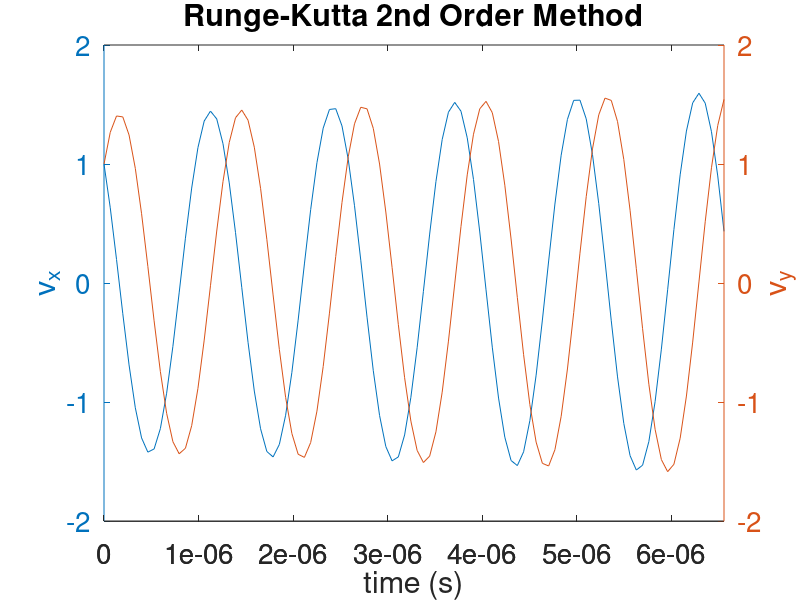
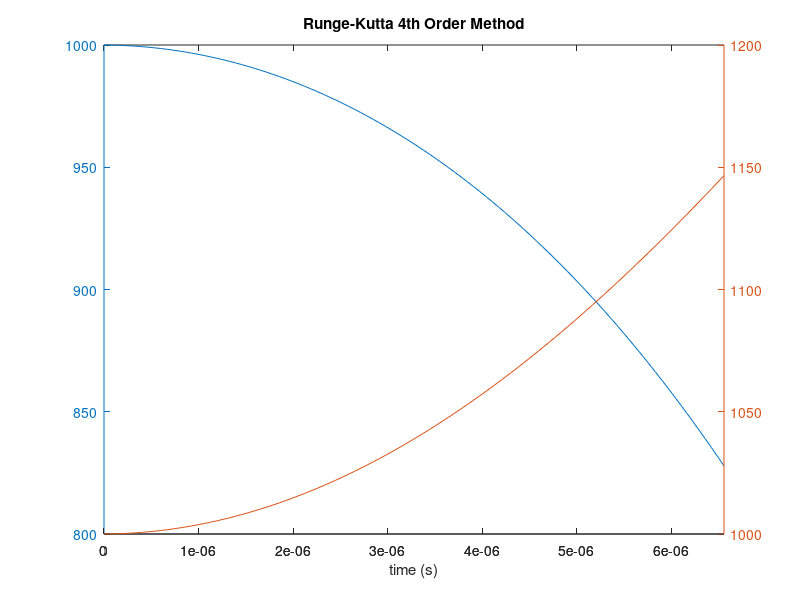
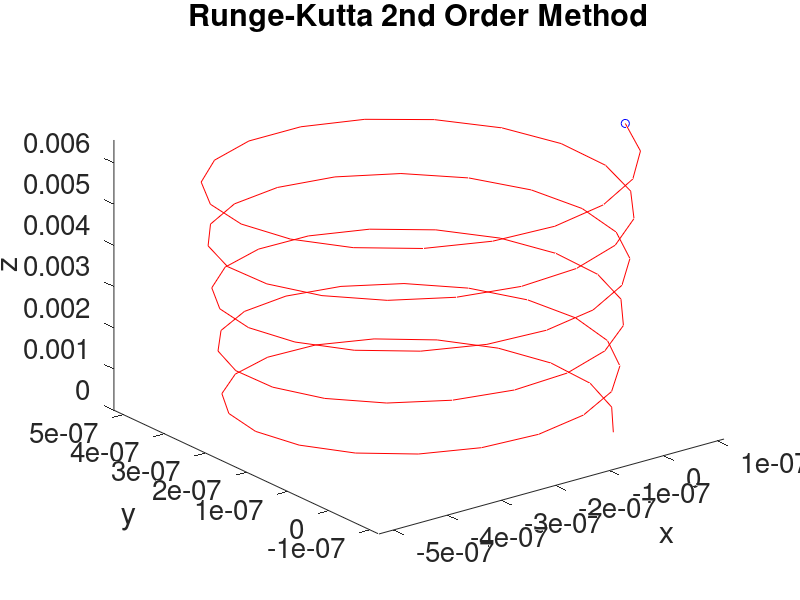
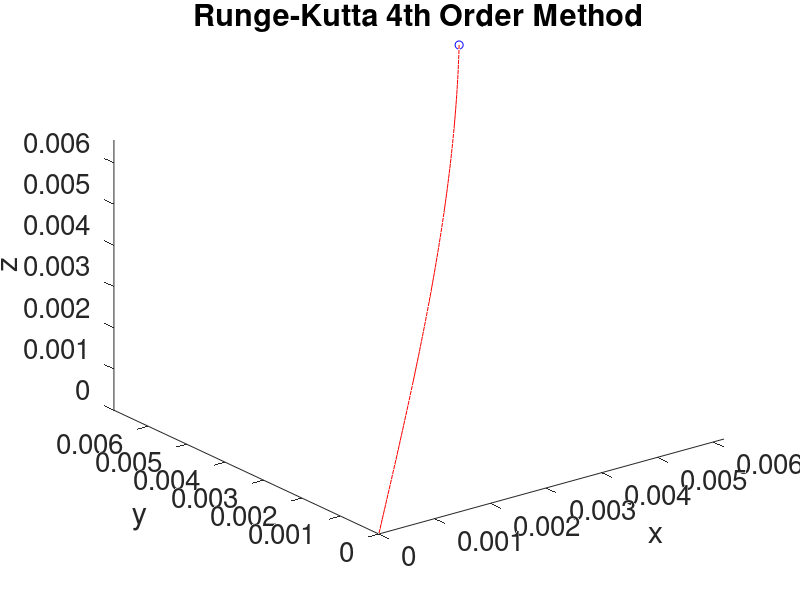

The MATLAB source for these figures, in order:
%% RK2 and RK4 systems of equations, oscillating charge example
% charged particle moving in the x-y direction in a magnetic field which
% has only a z-component...
%
% m dv/dt = q v x B 
% (ma = F)
%
% v = (vx,vy); B=(0,0,B);
%
% Resulting in the following system of equations:
%    m dvx/dt = q vy B
%    m dvy/dt = -q vx B

q=-1.6e-19;
m=1.67e-31;
B=5e-6;
omega=q*B/m;    %frequency of oscillation (can be shown via solution by hand gives a SHO)
tmin=0;
tmax=5*2*pi/abs(omega);    % follow particle for one oscillation periods
t=linspace(tmin,tmax,100);
dt=t(2)-t(1);
lt=numel(t);

% RK2 Method
vx=zeros(1,lt);
vy=zeros(1,lt);
vx(1)=1;     % vx initial conditions
vy(1)=1;     % vy initial conditions
% Loop for applying RK2 to a system of two equations
for n=2:lt
    %step x and y components together, this is the half update
    vxhalf=vx(n-1)+dt/2*(omega*vy(n-1));
    vyhalf=vy(n-1)-dt/2*(omega*vx(n-1));
    
    %now the full update
    vx(n)=vx(n-1)+dt*(omega*vyhalf);
    vy(n)=vy(n-1)-dt*(omega*vxhalf);    
end %for

%RK4 method
vx4=zeros(1,lt);
vy4=zeros(1,lt);
vx4(1)=1e3;     % vx initial conditions
vy4(1)=1e3;     % vy initial conditions
ynew=zeros(1,lt);
% Loop for applying RK4 to a system of two equations
for l=2:lt
    ynew(l) = ynew(l-1)+(dt*vy4(l-1));
    B2 = B*(1.5*(ynew(l)));
    omega2 = q*B2/m;
    
    k1x=dt*(omega2*vy4(l-1));    %k1 for the x differential equation
    k1y=-dt*(omega2*vx4(l-1));    %k1 for the y differential equation
    
    k2x=dt*omega2*(vy4(l-1)+k1y/2);
    k2y=-dt*omega2*(vx4(l-1)+k1x/2);
    
    k3x=dt*omega2*(vy4(l-1)+k2y/2);
    k3y=-dt*omega2*(vx4(l-1)+k2x/2); 
    
    k4x=dt*omega2*(vy4(l-1)+k3y);
    k4y=-dt*omega2*(vx4(l-1)+k3x); 
    
    vx4(l)=vx4(l-1)+1/6*(k1x+2*k2x+2*k3x+k4x);
    vy4(l)=vy4(l-1)+1/6*(k1y+2*k2y+2*k3y+k4y);
  
end %for

%RK2 Integrate velocity to get position as a fn. of time, this assumes that the
%particle is initially at x,y = (0,0)
x=cumtrapz(t,vx);    %Matlab built-in for accumulating an integral value
y=cumtrapz(t,vy);
vz=1e3;
z=vz*t;

%RK4 integrate velocity to get position as a fn. of time, this assumes that the
%particle is initially at x,y = (0,0)
x4=cumtrapz(t,vx4);
y4=cumtrapz(t,vy4);
vz4=1e3;
z4=vz4*t;

% Plot velocity solutions for both RK2 and RK4
figure(1);
ax=plotyy(t,vx,t,vy);
set(ax(1),'FontSize',20);
set(ax(2),'FontSize',20);
xlabel('time (s)');
ylabel(ax(1),'v_x');
ylabel(ax(2),'v_y');
title('Runge-Kutta 2nd Order Method');

figure(2);
ax4=plotyy(t,vx4,t,vy4);
set(ax(1),'FontSize',20);
set(ax(2),'FontSize',20);
xlabel('time (s)');
ylabel(ax(1),'v_x');
ylabel(ax(2),'v_y');
title('Runge-Kutta 4th Order Method');

% Comet plot demo
figure(3);
comet3(x,y,z);
set(gca,'FontSize',20);
xlabel('x');
ylabel('y');
zlabel('z');
title('Runge-Kutta 2nd Order Method');

figure(4);
comet3(x4,y4,z4);
set(gca,'FontSize',20);
xlabel('x');
ylabel('y');
zlabel('z');
title('Runge-Kutta 4th Order Method');